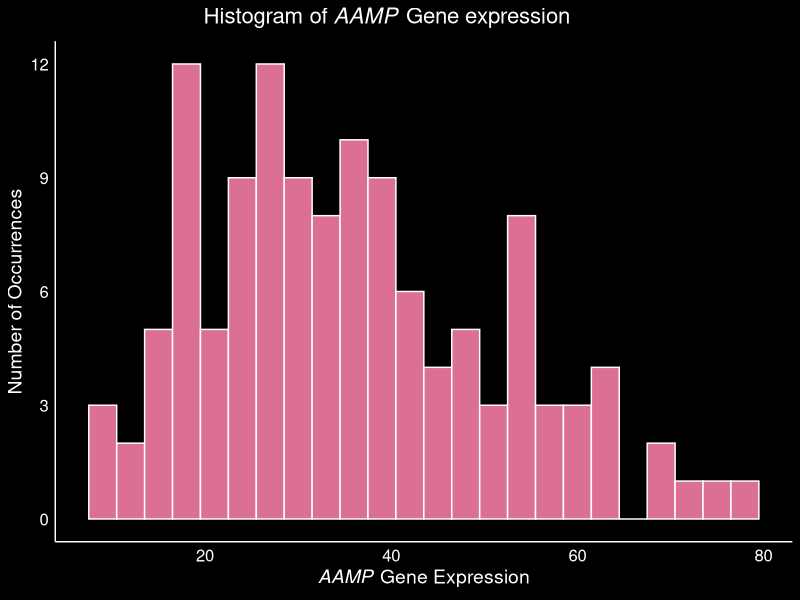
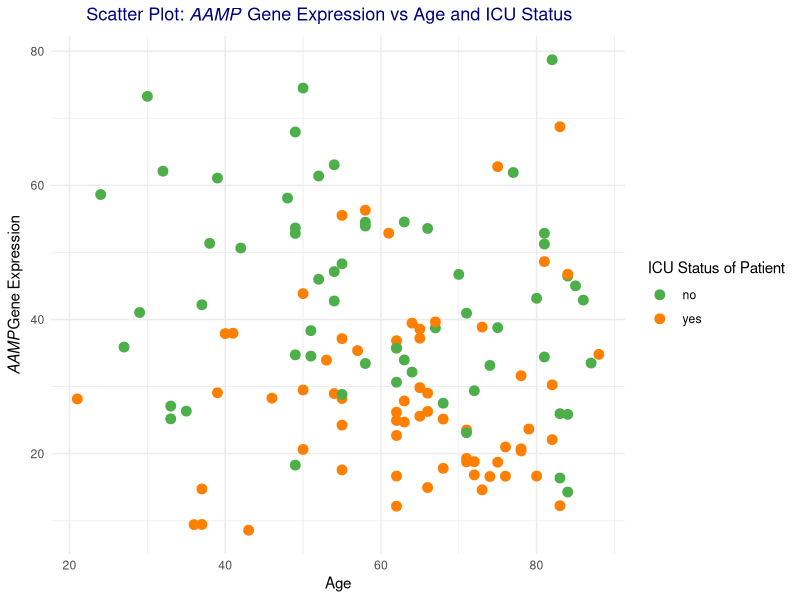
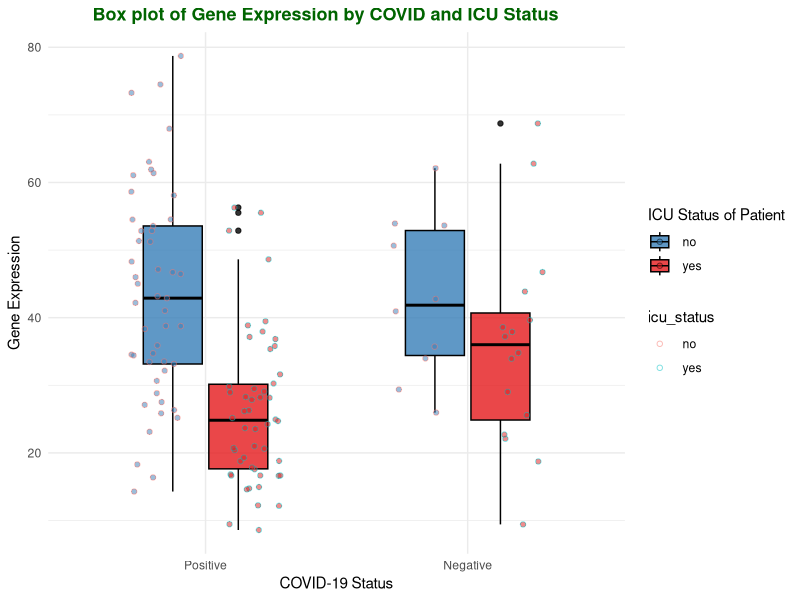

R code for these plots, in order:
## ---- chunk 1
knitr::opts_chunk$set(echo = TRUE)
library(mice)
library(dplyr)
library(tidyverse)
library(ggplot2)
## ---- chunk 2

#set current working directory to the previous folder
setwd("../")

#import the geneExpression and metaData csv from the data folder
data_gene_Expression <- read.csv("data/QBS103_finalProject_geneExpression.csv", header=TRUE)
data_meta <- read.csv("data/QBS103_finalProject_metadata.csv", header=TRUE)


#We convert the geneExpression data from wide form into long form
data_gene_Expression.longForm <- data_gene_Expression %>%
  pivot_longer(cols = starts_with(c("COVID_","NONCOVID_")),
  names_to = "participant_id",
  values_to = "gene_expression_value"
  )

#make a final data frame by combining the two data sets and making it a data frame
final_df <- as.data.frame(data_gene_Expression.longForm %>% inner_join( data_meta, 
           by=c('participant_id')))

head(final_df)

## ---- chunk 3

#rename with x column with gene
final_df <- rename(final_df, gene = X)

#remove all unknown strings and substitute it with NAs
final_df[, 16:27][final_df[, 16:27] == ' unknown' | final_df[, 16:27] == 'unknown'] <- NA

#format the disease status column to just include the status
final_df$disease_status <- sub('disease state: ', '', final_df$disease_status)

#convert the column type of disease_status, sex, icu_status and mechanical_ventilation to factor
final_df <- final_df %>% 
  mutate_at(vars(disease_status, sex, icu_status, mechanical_ventilation), as.factor)

#convert the class of age, charlson_score
final_df <- final_df %>% 
  mutate_at(vars(age, apacheii,ferritin.ng.ml., 
                 crp.mg.l., ddimer.mg.l_feu., 
                 procalcitonin.ng.ml.., lactate.mmol.l., fibrinogen, sofa), as.integer)

head(final_df)

## ---- chunk 4
# check all the numeric colums
num_cols <- names(select_if(final_df, is.numeric))

# Create an imputation model
imputation_model <- mice(final_df[num_cols], method = "pmm", printFlag = FALSE)

# Perform the imputation
imputed_data_final <- complete(imputation_model)
# update the final data frame with the imputed values
final_df[num_cols] <- imputed_data_final[num_cols]

head(final_df)

## ---- chunk 5
final_subset <- final_df[final_df$gene == 'AAMP', 
                         c('gene',
                           'gene_expression_value','age', 
                           'icu_status', 'disease_status')]

head(final_subset)
## ---- chunk 6

breaks <- seq(0, 15, by = 3)  # Adjust the range as needed

# Create the histogram with integer bins
ggplot(final_subset, aes(x = gene_expression_value)) +
  geom_histogram(binwidth = 3, color = "white", fill = "#DB7093") +
  scale_y_continuous(breaks = breaks) +
  theme_minimal() +
  theme(
    panel.background = element_rect(fill = "black"),
    plot.background = element_rect(fill = "black"),
    axis.line = element_line(color = "white"),
    axis.text = element_text(color = "white", size = 12),
    axis.title = element_text(color = "white", size = 14),
    panel.grid = element_blank(),
    plot.title = element_text(color = "white", size = 16, face = "bold", hjust = 0.4),
  ) +
  ggtitle(expression(paste("Histogram of ",italic("AAMP")," Gene expression"))) +
  xlab(expression(paste(italic("AAMP"), " Gene Expression"))) +
  ylab("Number of Occurrences")
## ---- chunk 7

my_colors_1 <- c("#4DAF4A", "#FF7F00")


# Create the scatter plot with custom color scheme
ggplot(final_subset, aes(x = age, y = gene_expression_value, color = icu_status)) +
  geom_point(size = 3) +
  scale_color_manual(values = my_colors_1, name = "ICU Status of Patient") +
  theme_minimal() +
      theme(
    plot.title = element_text(color = "navy", size = 13, face = "bold", hjust = 0.4)
  ) +
  ggtitle(expression(paste("Scatter Plot: ",italic("AAMP")," Gene Expression vs Age and ICU Status"))) +
  xlab("Age") +
  ylab(expression(paste(italic("AAMP"),"Gene Expression")))
## ---- chunk 8

my_colors_2 <- c("#377eb8", "#e41a1c")
ggplot(final_subset, aes(x = disease_status, y = gene_expression_value, fill = icu_status)) +
  geom_boxplot(color = "black", width = 0.5, alpha = 0.8) +
  scale_fill_manual(values = my_colors_2, name = "ICU Status of Patient") +
  geom_jitter(position = position_jitterdodge(), aes(color = icu_status, fill = icu_status), shape = 21, alpha = 0.5) +
  scale_x_discrete(labels = c("COVID-19" = "Positive", "non-COVID-19" = "Negative")) +  # Rename factor levels
  theme_minimal() +
    theme_minimal() +
      theme(
    plot.title = element_text(color = "darkgreen", size = 13, face = "bold", hjust = 0.4)
  )+
  ggtitle("Box plot of Gene Expression by COVID and ICU Status") +
  xlab("COVID-19 Status") +
  ylab("Gene Expression")


